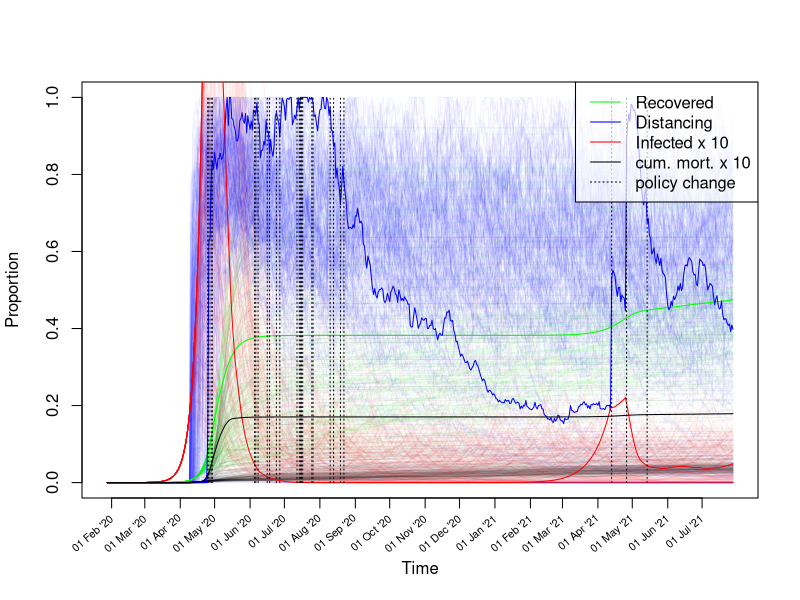

This figure's R source:
#### Simulation of management of Covid-19 outbreak in the UK. ####
library(nleqslv) # for nonlinear solver 'nleqslv'

# Parameters (unit: days) ------------------------------------------------------

## Parameters controlling disease dynamics:
incubation_time <- 5.1 # Period from infection to symptoms from Ferguson et al. 
incubation_time <- incubation_time +1 # fudge to reproduce R0 and generation time 
start_trans_symp <- incubation_time - 0.5 # Period from infection to the start of infectiousness for symptomatic cases Ferguson et al. 
start_trans_asymp <- start_trans_symp # Period from infection to the start of infectiousness for asymptomatic casesFerguson et al. 
prop_symptoms <- 0.2 # Proportion of infected people developing symptoms https://www.thelancet.com/journals/lancet/article/PIIS0140-6736(20)30567-5/fulltext
#prop_symptoms <- 1/3 # Ferguson et al. 
prop_critical <- 0.06 # Proportion of cases becoming critical # https://www.thelancet.com/journals/lancet/article/PIIS0140-6736(20)30567-5/fulltext
mean_generation_time <- 6.5 # Ferguson et al. 
#generation_time_alpha <- 3 # shape parameter of an assumed gamma distribution, https://academic.oup.com/biostatistics/article/12/2/303/280518
generation_time_alpha <- 2 # shape parameter of an assumed gamma distribution, fudge to reproduce r
R0 <- 2.4 # Basic reproductive number for the infection, Ferguson et al. 
inf_symp_asymp_ratio <- 2  # ratio of symptomatic to asymptomatic, Ferguson et al.  
UK_population_size <- 66.44e6
pop_size <- UK_population_size

## Parameters controlling mortality:
# We assume that case fataliy is much higher for cases beyond hospital capacity:
case_fatality_rate_1 <- 0.009 # case fatality rate when hospitals below capacity https://www.cebm.net/covid-19/global-covid-19-case-fatality-rates/ (as of 27 Mar 2020)
case_fatality_rate_2 <- 0.09 # case fatality rate when hospitals over capacity  https://www.cebm.net/covid-19/global-covid-19-case-fatality-rates/ (as of 27 Mar 2020)
hospitalization_rate <- 0.044 # proportion of "cases" needing hospitalisation Ferguson et al. 
critical_care_rate <- 0.044 * 0.3 # proprtion of "cases" needing critical care Ferguson et al. 
critical_care_hospital_time <- 10 # Ferguson et al. 
# number of critical care cases over number of "cases" at any moment:
hospital_load_factor <- 
  critical_care_rate * critical_care_hospital_time / 
  mean_generation_time # Amount of load on the hospital system
critical_care_beds <- 8175 # uk number of respirators available
## Threshold for proportion infected:
critical_care_beds / (hospital_load_factor * pop_size) 

## Initial linear growth rate of epidemy:
# Formula assuming gamma distribution for generation time
r0 <- (R0^(1/generation_time_alpha)-1) * generation_time_alpha/mean_generation_time;
r0
# doubling time
#exp(r*T_double)==2 -> T_double == log(2)/r
T_double <- log(2)/r0; T_double # consistency check

## Policy and behaviour parameters:
policy_intervention_rate <- 1/6 # see timing of interventions here: https://lab.gedidigital.it/gedi-visual/2020/coronavirus-i-contagi-in-italia/
policy_intervention_threshold <- 0.001 # case p.p. above/below policy acts
policy_relaxation_growth_rate_threshold <- -0.05 # don't relax if growth is larger

compliance_sd <- 1/30 # Day to day standard deviation of compliance.
compliance_decline <- 1/(6*30) # Day to day decline of compliance.

## For plotting results:
date_matching_cumulative_fatality <- 55
date_matching_cumulative_date <- as.Date("2020-03-16")

# Stages: set up population categories for the different classes of infected and uninfected people 
stages <- c(
  "S", # susceptible
  "Is1", # symptomatic infected no transmission
  "Is2", # symptomatic infected transmission
  "Ia1", # symptomatic asymptomatic no transmission
  "Ia2", # symptomatic asymptomatic transmission
  "R", # recovered or deceased
  c() )
n_stages <- length(stages)

# Infected stages
IStages <- c("Is1", "Is2", "Ia1", "Ia2")

# Infectious (test postive) stages
PStages <- c("Is2", "Ia2")


# Linear dynamics -------------------------------------------------------------

# Later we still need to adjust two parameters, which will be left open for now: 
# Is2_inf: infectiousness of the Is2 stage (which then scales other stages)
# rec_rate: recovery rate of transmitting individuals
# This adjustment is done using the full linear model such as to fit given values for R0 and mean_generation_time.

# Generate the "survival" part of the population projection matrix

SS_calc <- function(Is2_inf,rec_rate){
  SS <- matrix(0,nrow = n_stages,ncol= n_stages,
               dimnames = list(Next=stages,Current=stages) )
  SS["S","S"] <- 1
  SS["Is2","Is1"] <- 1/start_trans_symp
  SS["Is1","Is1"] <- 1-1/start_trans_symp
  SS["Ia2","Ia1"] <- 1/start_trans_asymp
  SS["Ia1","Ia1"] <- 1-1/start_trans_asymp
  SS["R","Ia2"] <- rec_rate
  SS["Ia2","Ia2"] <- 1-rec_rate
  SS["R","Is2"] <- rec_rate
  SS["Is2","Is2"] <- 1-rec_rate
  SS["R","R"] <- 1
  return(SS)
}

# Density independent factor of the "fertility" (= transmission) matrix
FF0_calc <- function(Is2_inf,rec_rate){
  FF0 <- matrix(0,nrow = n_stages,ncol= n_stages,
                dimnames = list(Next=stages,Current=stages) )
  FF0["Is1","Is2"] <- Is2_inf * prop_symptoms 
  FF0["Ia1","Is2"] <- Is2_inf * (1-prop_symptoms)
  FF0["Is1","Ia2"] <- Is2_inf * prop_symptoms  / inf_symp_asymp_ratio
  FF0["Ia1","Ia2"] <- Is2_inf * (1-prop_symptoms)  / inf_symp_asymp_ratio
  return(FF0)
}

# The "fertility" (= transmission) part of the population projection matrix
FF_calc <- function(Is2_inf,rec_rate){
  FF0 <- FF0_calc(Is2_inf,rec_rate)
  return(FF0 * pop_size)
}

## Decide which is the index of the eigenvalue determining linear growth rate:
eigenvalue_index <- function(eig_values){ # input is a list of eigenvalues
  w <- which(abs(eig_values)==eig_values & eig_values != 1)
  return(w[which.max(eig_values[w])])
}

get_mean_generation_time <- function(SS,FF){
  # See page 842 of Bienvenu, F.; Legendre, S. (2015). "A New Approach to the Generation Time in Matrix Population Models" (PDF). The American Naturalist. 185 (6): 834–843. doi:10.1086/681104. PMID 25996867.
  L <- SS+FF
  eig <- eigen(L)
  i <- eigenvalue_index(eig$values)
  w <- eig$vectors[,i]
  t_eig <- eigen(t(L))
  j <- min(which(abs(t_eig$values - eig$values[i])<1e-10))
  v <- t_eig$vectors[,j]
  if(abs(t(v) %*% w)<1e-10) {
    print(c(i,j))
    print(eig$values)
    print(t_eig$values)
    print(w)
    print(v)
    stop("Potential eigenvector index mixup")
  }
  T_gen <- 1 + (t(v) %*% SS %*% w) / (t(v) %*% FF %*% w) 
  return(T_gen)
}

## Calculates both R0 and mean generation time for given SS and FF:
R0_and_Tgen <- function(SS,FF){
  L <- SS + FF
  Tgen <- get_mean_generation_time(SS,FF)
  eig <- eigen(L[IStages,IStages])
  i <- eigenvalue_index(eig$values)
  r <- log(eig$values[i])
  # https://beast.community/estimating_R0
  # https://www.sciencedirect.com/science/article/pii/S1755436518300847
  generation_time_beta <- generation_time_alpha / Tgen
  R0 <- (1+r/generation_time_beta)^generation_time_alpha
  return(c(R0,Tgen))
}

# Calculate the difference between observed values for R0 and values calculated from the survival and transmission matrices
R0_and_Tgen_diff <- function(x){
  as.numeric(
    with(as.list(x),
         R0_and_Tgen(SS_calc(Is2_inf,rec_rate),FF_calc(Is2_inf,rec_rate)) - 
           c(R0,mean_generation_time) ))
}

# Initial values for Is2_inf and rec_rate
initialGuess <- c(Is2_inf=0.1/pop_size,rec_rate=0.01 )
# #Tests
# with(as.list(initialGuess),
#      SS_calc(Is2_inf,rec_rate)+FF_calc(Is2_inf,rec_rate))
# with(as.list(initialGuess),
#      get_mean_generation_time(SS_calc(Is2_inf,rec_rate),FF_calc(Is2_inf,rec_rate)))
# with(as.list(initialGuess),
#      R0_and_Tgen(SS_calc(Is2_inf,rec_rate),FF_calc(Is2_inf,rec_rate)))

# Differences between observed R0 and generation time calculated using the "initial guess" values and the observed values
R0_and_Tgen_diff(initialGuess)

## Generate values of Is2_inf and rec_rate which fit R0 and generation time
fit <- nleqslv(initialGuess,R0_and_Tgen_diff);
fit$message  # should be "Function criterion near zero" or "x-values within tolerance 'xtol'"
fit$x
## double check
with(as.list(fit$x),
     R0_and_Tgen(SS_calc(Is2_inf,rec_rate),FF_calc(Is2_inf,rec_rate)))

## Compute population matrices:
SS <- with(as.list(fit$x),SS_calc(Is2_inf,rec_rate))
FF <- with(as.list(fit$x),FF_calc(Is2_inf,rec_rate))
FF0 <- with(as.list(fit$x),FF0_calc(Is2_inf,rec_rate))
L <- SS + FF # the complete population projection matrix


linear_growth_rate <- # linear growth rate r should be around 0.2
  log(eigen(L[IStages,IStages])$values[1]) 
c(r0,linear_growth_rate) ## should be the same

# Non-linear dynamics ----------------------------------------------------------

# Set up matrix for numbers in each state at each timepoint
n_steps <- 365 * 1.5 #How long to simulate for
state <- matrix(0, nrow=n_steps+1, ncol=n_stages) 
colnames(state) <- stages
S_index <- which(stages == "S") # index of S stage
state[1,"Ia1"] <- 10 # Seed with some asymptotic cases
state[1,"S"] <- pop_size - sum(state[1,-S_index]) # Initial number of uninfected individuals
deaths <- rep(NA,n_steps+1) # deaths per step
deaths[1] <- 0

# Function to compute the number of deaths
compute_deaths <- function(state_snippet){
  # We assume that symptomatic transmitting patients are "case"
  total_cases <- sum(state_snippet[1,"Is2"])
  respirator_demand <- hospital_load_factor * total_cases
  with_respirator <- min(critical_care_beds, respirator_demand)
  without_respirator <- respirator_demand - with_respirator
  if(total_cases > 0 ){
    fatality_rate <-
      (with_respirator * case_fatality_rate_1 + without_respirator * case_fatality_rate_2)/
      respirator_demand
  }else{
    fatality_rate <- 0
  }
  rec <- state_snippet[2,"R"]-state_snippet[1,"R"] # "recoveries" including deaths
  deaths <- rec * fatality_rate
  return(deaths)
}

# Simulate without policy interventions ----------------------------------------

for(i in 1:n_steps){
  Lx <- SS + FF0 * state[i,"S"] # nonlinear population projection matrix
  state[i+1,] <- Lx %*% state[i,]
  state[i+1,"S"] <- pop_size - sum(state[i+1,-S_index])
  deaths[i+1] <- compute_deaths(state[c(0,1)+i,])
}
date_matching_i <- sum(cumsum(deaths) <= date_matching_cumulative_fatality)

if(FALSE){ ## this passage is deactivated, used only for testing and model comparisons:
  ## Simulate without policy interventions
  dates <- date_matching_cumulative_date-date_matching_i+seq(0,n_steps)
  plot(dates,rep(0,n_steps+1),type="n",ylim=c(0,1),xlab="Time",ylab="Proportion",xaxt="n")
  selectedDates <- dates[format(dates, "%d")=="01"]
  axis(1, selectedDates, labels = F , cex.axis = .7)
  text(selectedDates, par("usr")[3]-0.05, 
       srt = 40, adj= 1, xpd = TRUE,
       labels = format(selectedDates, "%d %b '%y"), cex=0.65)
  lines(dates,(state[,"R"]-cumsum(deaths))/pop_size,col="green",type="l")
  lines(dates,rowSums(state[,IStages])/pop_size,col="red",type="l")
  lines(dates,cumsum(deaths)/pop_size*1e1,col="black",type="l")
  legend(x="bottomright",
         legend = c("Recovered","Infected","cum. mortality x 10"),
         col=c("green","red","black"),lty=1,bg=rgb(1,1,1,alpha = 0.4))
}


# Simulate policy interventions with uncertain outcomes ---------------

dfac <- rep(NA,n_steps+1) # social distancing factor, scales infection rate
dfac[1] <- 1 # Value 1 corresponds to no distancing, the initial assumption
growth_rate <- linear_growth_rate # current growth_rate is used in simulations to inform policy
n_runs <- 200 # How often to repeat simulation
if(!exists("plotting")) plotting <- TRUE # set to FALSE if plotting takes too much time
other_runs_alpha <- 10/n_runs # Intensity of plotting all but last simulation
final_mortality <- rep(NA,n_runs) # Record total mortality at end of each simulation
final_immunization <- rep(NA,n_runs) # Record total immunization rate at end of each simulation
# Prepare plot of results:
date_shift <- date_matching_cumulative_date-date_matching_i
dates <- seq(0,n_steps) + date_shift
plot(dates,rep(0,n_steps+1),type="n",ylim=c(0,1),xlab="Time",ylab="Proportion",xaxt="n")
# Draw x axis:
selectedDates <- dates[format(dates, "%d")=="01"]  # where to draw ticks
axis(1, selectedDates, labels = F , cex.axis = .7)
text(selectedDates, par("usr")[3]-0.05, 
     srt = 40, adj= 1, xpd = TRUE,
     labels = format(selectedDates, "%d %b '%y"), cex=0.65)


# run n_runs simulations
for(run in 1:n_runs){
  policy_intervention_times <- c() # record dates when inverventions occured
  for(i in 1:n_steps){
    # Simulate variation of compliance through time
    dfac[i+1] <- 1-exp(min(0,(log(1-dfac[i])-rnorm(1,compliance_decline,compliance_sd)))) 
    # Simulate policy response and interventions affecting social distancing
    if(runif(1)< policy_intervention_rate){# adjust policy:
      if(state[i,"Is2"]/pop_size > policy_intervention_threshold && 
         growth_rate > 0){
        # more measures
        dfac[i+1] <- dfac[i+1] * runif(1,0.2,1) # outcome is uncertain
        policy_intervention_times <-
          append(policy_intervention_times,i)
      }else if(dfac[i+1] < 1 && 
               state[i,"Is2"]/pop_size < policy_intervention_threshold && 
               growth_rate < policy_relaxation_growth_rate_threshold){ 
        # less measures
        dfac[i+1] <- min(1,dfac[i+1]*runif(1,1,1.5)) # outcome uncertain
        policy_intervention_times <-
          append(policy_intervention_times,i)
      }
    }
    Lx <- SS + FF0 * state[i,"S"] * dfac[i+1]
    state[i+1,] <- Lx %*% state[i,]
    state[i+1,"S"] <- pop_size - sum(state[i+1,-S_index])
    deaths[i+1] <- compute_deaths(state[c(0,1)+i,])
    growth_rate <- log(sum(state[i+1,PStages])/sum(state[i,PStages]))
  }
  if(plotting || run == n_runs){
    # Plot changes through time
    line_alpha <- ifelse(run > n_runs-1,1,other_runs_alpha)*255
    plotcol <- do.call(rgb,as.list(c(col2rgb("green"),alpha=line_alpha,max = 255)))
    lines(dates,(state[,"R"]-cumsum(deaths))/pop_size,col=plotcol,type="l")
    plotcol <- do.call(rgb,as.list(c(col2rgb("blue"),alpha=line_alpha,max = 255)))
    lines(dates,1-dfac,col=plotcol,type="l")
    plotcol <- do.call(rgb,as.list(c(col2rgb("red"),alpha=line_alpha,max = 255)))
    lines(dates,10*rowSums(state[,IStages])/pop_size,col=plotcol,type="l")
    plotcol <- do.call(rgb,as.list(c(col2rgb("black"),alpha=line_alpha,max = 255)))
    lines(dates,cumsum(deaths)/pop_size * 1e1,col=plotcol,type="l")
  }
  # Record main outcomes at end of simulation:
  final_mortality[run] <- sum(deaths)/pop_size
  final_immunization[run] <- 
    (state[n_steps,"R"]-sum(deaths))/(pop_size-sum(deaths))
}
for(t in policy_intervention_times + date_shift){
  lines(c(t,t),c(0,1), col="black", lty=3)
}
legend(x="topright",
       legend = c("Recovered","Distancing","Infected x 10","cum. mort. x 10","policy change"),
       col=c("green","blue","red","black","black"),lty=c(1,1,1,1,3),bg=rgb(1,1,1,alpha = 0.7))
#plot(final_immunization,final_mortality,cex=min(1,200/n_runs))
